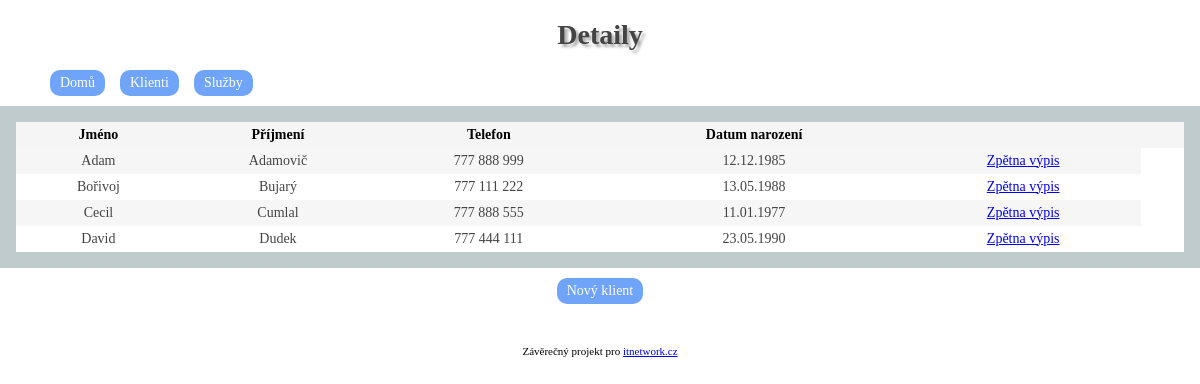
The app's page /detail.php with its own data.
### tables this page shows
CREATE TABLE `klient` (
  `klient_id` int(11) NOT NULL,
  `jmeno` varchar(31) NOT NULL,
  `prijmeni` varchar(31) NOT NULL,
  `telefon` varchar(20) NOT NULL,
  `datum_narozeni` date NOT NULL
);

### nastaveni.php (called while the page is built, shortened)
<?php
function autoloader(string $trida): void
{
    $trida = str_replace('\\', '/', $trida);
}

### Databaze.php (called while the page is built)
<?php
class Databaze
{
    private static PDO $spojeni;
    private static array $nastaveni = array(
        PDO::ATTR_ERRMODE => PDO::ERRMODE_EXCEPTION,
        PDO::MYSQL_ATTR_INIT_COMMAND => "SET NAMES utf8",
        PDO::ATTR_EMULATE_PREPARES => false,
    );
    public static function pripoj(string $host, string $uzivatel, string $heslo, string $databaze): PDO
    {
        if (!isset(self::$spojeni)) {
            self::$spojeni = @new PDO(
                "mysql:host=$host;dbname=$databaze",
                $uzivatel,
                $heslo,
                self::$nastaveni
            );
        }
        return self::$spojeni;
    }
    public static function dotaz(string $sql, array $parametry = array()): PDOStatement
    {
        $dotaz = self::$spojeni->prepare($sql);
        $dotaz->execute($parametry);
        return $dotaz;
    }
}

### Evidence/Klienti/SpravceKlientu.php (called while the page is built, shortened)
<?php
class SpravceKlientu
{
    public function detailKlienta(): array
    {
        return Databaze::dotaz('SELECT klient_id, jmeno, prijmeni, telefon, datum_narozeni FROM klient WHERE klient_id ')->fetchAll();
    }
}

### detail.php (the view, shortened to what this page needs)
<?php
require('nastaveni.php');
$spravceKlientu = new SpravceKlientu();
$klienti = $spravceKlientu->detailKlienta();
$titulek = 'Detaily';
require('sablony/rozlozeni_horni_cast.php');
?>
<table class="tabulka">
    <tr>
        <th>Jméno</th>
        <th>Příjmení</th>
        <th>Telefon</th>
        <th>Datum narození</th>
        <th></th>
        <th></th>
    </tr>
    <?php foreach ($klienti as $klient): ?>
        <?php $datum_narozeni = date("d.m.Y", strtotime($klient['datum_narozeni'])); ?>
        <tr>
            <td>
                <?= htmlspecialchars($klient['jmeno']) ?>
            </td>
            <td>
                <?= htmlspecialchars($klient['prijmeni']) ?>
            </td>
            <td>
                <?= htmlspecialchars($klient['telefon']) ?>
            </td>
            <td>
                <?= htmlspecialchars($datum_narozeni) ?>
            </td>
            <td><a href="klienti_vypis.php?detail=<?= htmlspecialchars($klient['klient_id']) ?>">Zpětna výpis</a></td>
        </tr>
        <?php endforeach ?>
</table>
<nav>
    <a href="klienti.php">Nový klient</a>
</nav>
<?php require('sablony/rozlozeni_dolni_cast.php'); ?>

### sablony/rozlozeni_horni_cast.php (shortened to what this page needs)
<!DOCTYPE html>
<html lang="en">
<head>
    <link rel="stylesheet" href="styl.css" type="text/css" />
</head>
<body>
    <header>
        <h1>
            <?= htmlspecialchars($titulek) ?>
        </h1>
    </header>
    <nav>
        <ul>
            <li><a href="home.php">Domů</a></li>
            <li><a href="klienti_vypis.php">Klienti</a></li>
            <li><a href="sluzby_vypis.php">Služby</a></li>
        </ul>
    </nav>
    <article>

### sablony/rozlozeni_dolni_cast.php
</article>
<footer>
    <p>Závěrečný projekt pro
        <a href="http://www.itnetwork.cz" target="_blank">itnetwork.cz</a>
    </p>
</footer>
</body>
</html>

### styl.css (style rules this page uses)
body { font-family: verdana; font-size: 14px; width: 900 px; margin: 0 auto; }
h1 { text-align: center; color: #444444; text-shadow: 3px 3px 3px #aaaaaa; }
footer { font-size: 11px; text-align: center; padding-top: 20px; }
nav { text-align: center; margin: 10px; }
nav ul { list-style-type: none; }
nav li { float: left; margin-right: 15px; }
nav a, input[type="submit"] { background: #6FA4F8; color: white; padding: 5px 10px; border-radius: 10px; text-decoration: none; border: none; cursor: pointer; display: inline-block; }
.tabulka { width: 100%; color: #444444; text-align: center; border-collapse: collapse; border: 1pc solid #C0CBCD; }
.tabulka th, .tabulka td { padding: 5px; border-collapse: collapse; border: 1px solild #C9CBCD; }
.tabulka td { word-break: break-word; }
.tabulka th { color: black; background: #f5f5f5; }
.tabulka tr:nth-child(2n) { background-color: #F6F6F6; }

### records on screen
klient: jmeno "Adam", prijmeni "Adamovič", telefon "777 888 999", datum_narozeni "12.12.1985"
klient: jmeno "Bořivoj", prijmeni "Bujarý", telefon "777 111 222", datum_narozeni "13.05.1988"
klient: jmeno "Cecil", prijmeni "Cumlal", telefon "777 888 555", datum_narozeni "11.01.1977"
klient: jmeno "David", prijmeni "Dudek", telefon "777 444 111", datum_narozeni "23.05.1990"

### other values on screen
$titulek "Detaily"
